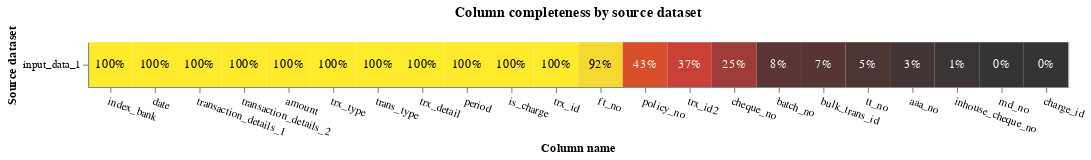

The notebook cell this image was saved under:
### Markdown cell above
### Exploratory analysis

### Code cell
from splink.exploratory import completeness_chart
from splink import DuckDBAPI
db_api = DuckDBAPI()
completeness_chart(bank_df_ncba, db_api=db_api)

### Figure 1 — Vega-Lite specification as saved in the notebook (floating-point values rounded to 4 significant figures)
{"config": {"view": {"continuousWidth": 400, "continuousHeight": 300}}, "layer": [{"mark": "rect", "encoding": {"color": {"field": "completeness", "legend": null, "scale": {"scheme": "darkred", "zero": true}, "type": "quantitative"}, "tooltip": [{"field": "source_dataset", "title": "Source dataset", "type": "nominal"}, {"field": "total_rows_inc_nulls", "format": ",", "title": "# of records", "type": "quantitative"}, {"field": "column_name", "title": "Column name", "type": "nominal"}, {"field": "total_null_rows", "format": ",", "title": "# of nulls", "type": "quantitative"}, {"field": "completeness", "format": ".1%", "type": "quantitative"}], "x": {"axis": {"labelAngle": 20}, "field": "column_name", "sort": {"field": "mean_comp", "order": "descending"}, "title": "Column name", "type": "nominal"}, "y": {"field": "source_dataset", "title": "Source dataset", "type": "nominal"}}, "title": "Column completeness by source dataset", "transform": [{"joinaggregate": [{"op": "mean", "field": "completeness", "as": "mean_comp"}], "groupby": ["column_name"]}]}, {"mark": {"type": "text"}, "encoding": {"color": {"condition": {"test": "datum['completeness'] < 0.5", "value": "white"}, "value": "black"}, "text": {"field": "completeness", "format": ".0%", "type": "quantitative"}, "x": {"axis": {"labelAngle": 0}, "field": "column_name", "sort": {"field": "mean_comp", "order": "descending"}, "type": "nominal"}, "y": {"field": "source_dataset", "type": "nominal"}}, "transform": [{"joinaggregate": [{"op": "mean", "field": "completeness", "as": "mean_comp"}], "groupby": ["column_name"]}]}], "data": {"name": "data-aa2a0234736f76ea125e0af11adf67b7"}, "height": {"step": 40}, "width": {"step": 40}, "$schema": "https://vega.github.io/schema/vega-lite/v5.9.3.json", "datasets": {"data-aa2a0234736f76ea125e0af11adf67b7": [{"source_dataset": "input_data_1", "column_name": "index_bank", "total_null_rows": 0, "total_rows_inc_nulls": 2361, "completeness": 1.0}, {"source_dataset": "input_data_1", "column_name": "date", "total_null_rows": 0, "total_rows_inc_nulls": 2361, "completeness": 1.0}, {"source_dataset": "input_data_1", "column_name": "transaction_details_1", "total_null_rows": 0, "total_rows_inc_nulls": 2361, "completeness": 1.0}, {"source_dataset": "input_data_1", "column_name": "transaction_details_2", "total_null_rows": 0, "total_rows_inc_nulls": 2361, "completeness": 1.0}, {"source_dataset": "input_data_1", "column_name": "amount", "total_null_rows": 0, "total_rows_inc_nulls": 2361, "completeness": 1.0}, {"source_dataset": "input_data_1", "column_name": "trx_type", "total_null_rows": 0, "total_rows_inc_nulls": 2361, "completeness": 1.0}, {"source_dataset": "input_data_1", "column_name": "trans_type", "total_null_rows": 0, "total_rows_inc_nulls": 2361, "completeness": 1.0}, {"source_dataset": "input_data_1", "column_name": "trx_detail", "total_null_rows": 0, "total_rows_inc_nulls": 2361, "completeness": 1.0}, {"source_dataset": "input_data_1", "column_name": "period", "total_null_rows": 0, "total_rows_inc_nulls": 2361, "completeness": 1.0}, {"source_dataset": "input_data_1", "column_name": "ft_no", "total_null_rows": 189, "total_rows_inc_nulls": 2361, "completeness": 0.9199}, {"source_dataset": "input_data_1", "column_name": "tt_no", "total_null_rows": 2240, "total_rows_inc_nulls": 2361, "completeness": 0.05125}, {"source_dataset": "input_data_1", "column_name": "aaa_no", "total_null_rows": 2299, "total_rows_inc_nulls": 2361, "completeness": 0.02626}, {"source_dataset": "input_data_1", "column_name": "md_no", "total_null_rows": 2355, "total_rows_inc_nulls": 2361, "completeness": 0.002541}, {"source_dataset": "input_data_1", "column_name": "charge_id", "total_null_rows": 2361, "total_rows_inc_nulls": 2361, "completeness": 0.0}, {"source_dataset": "input_data_1", "column_name": "batch_no", "total_null_rows": 2176, "total_rows_inc_nulls": 2361, "completeness": 0.07836}, {"source_dataset": "input_data_1", "column_name": "inhouse_cheque_no", "total_null_rows": 2331, "total_rows_inc_nulls": 2361, "completeness": 0.01271}, {"source_dataset": "input_data_1", "column_name": "cheque_no", "total_null_rows": 1775, "total_rows_inc_nulls": 2361, "completeness": 0.2482}, {"source_dataset": "input_data_1", "column_name": "bulk_trans_id", "total_null_rows": 2196, "total_rows_inc_nulls": 2361, "completeness": 0.06989}, {"source_dataset": "input_data_1", "column_name": "is_charge", "total_null_rows": 0, "total_rows_inc_nulls": 2361, "completeness": 1.0}, {"source_dataset": "input_data_1", "column_name": "trx_id", "total_null_rows": 0, "total_rows_inc_nulls": 2361, "completeness": 1.0}, {"source_dataset": "input_data_1", "column_name": "trx_id2", "total_null_rows": 1496, "total_rows_inc_nulls": 2361, "completeness": 0.3664}, {"source_dataset": "input_data_1", "column_name": "policy_no", "total_null_rows": 1338, "total_rows_inc_nulls": 2361, "completeness": 0.4333}]}}
